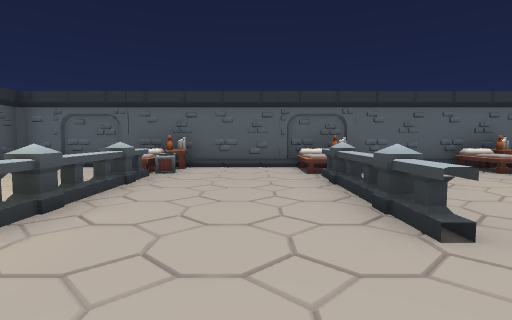
[1] (above)

24 first-person views from a walk through a 3-D level made in the Unity game engine. The camera is 1.5 m above the floor, tilts 4° down and sees 80° across. The floor is counted in squares, 2 m on a side. Each view is taken from the middle of a square. On the plan, view 1 faces up. The plan holds only what a view shows up to about 10 squares ahead; the rest is blank. The place goes on beyond the plan. The player character is not drawn. Some animated figures are left out.

[2]
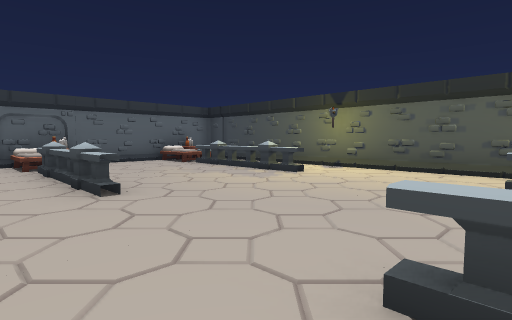

[3]
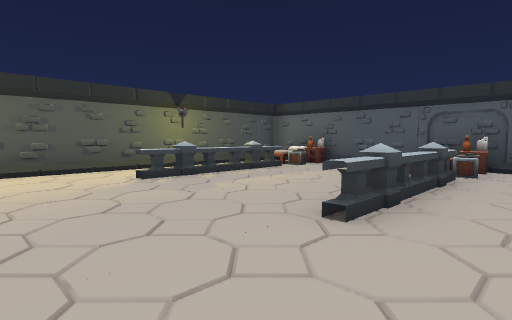

[4]
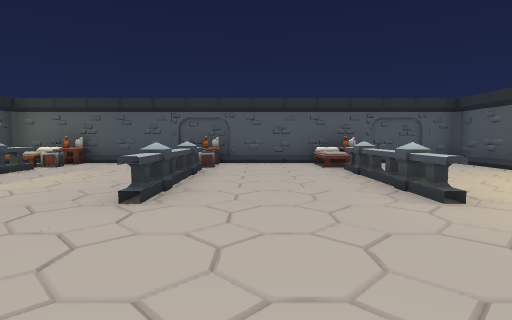

[5]
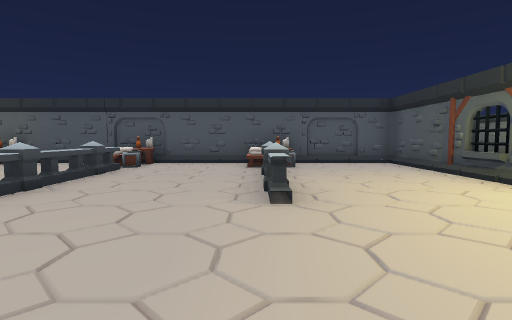

[6]
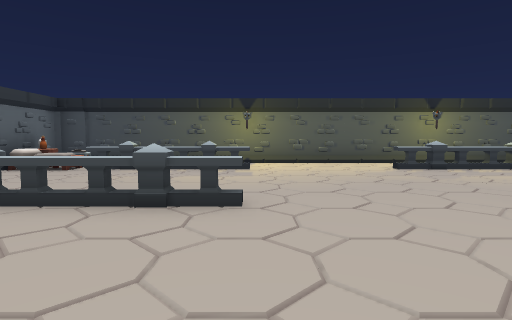

[7]
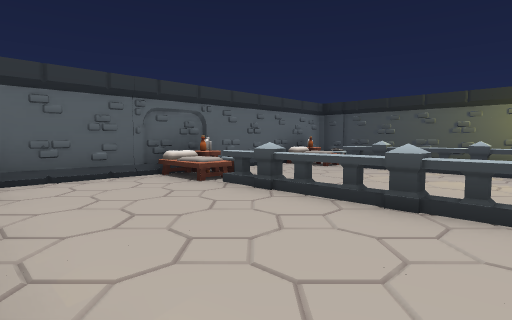

[8]
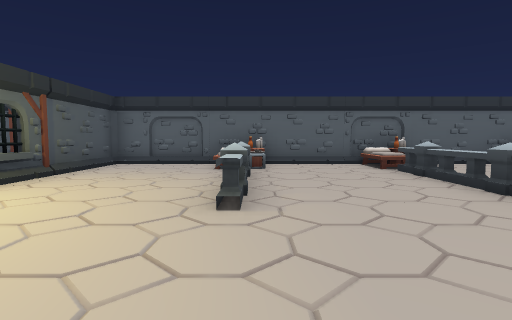

[9]
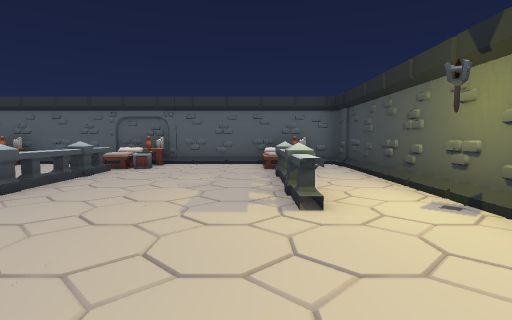

[10]
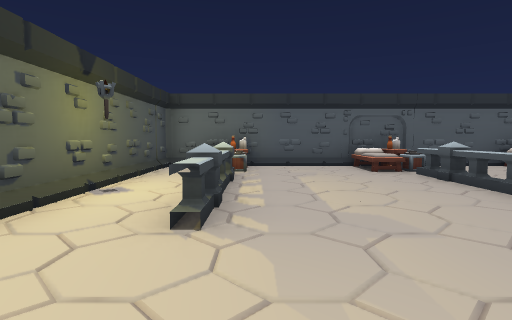

[11]
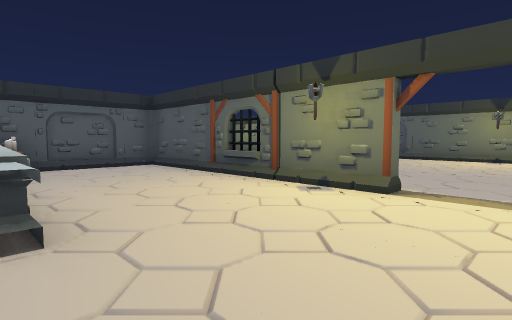

[12]
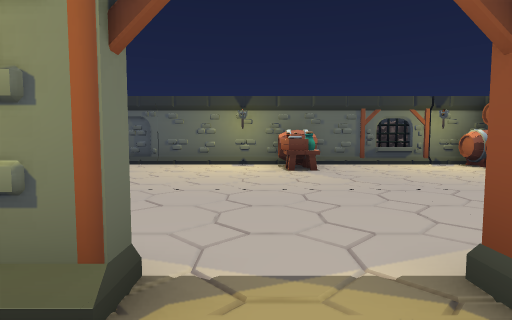

[13]
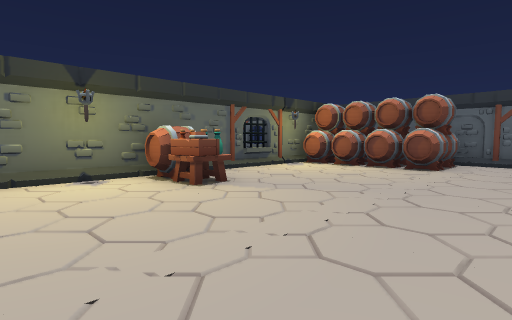

[14]
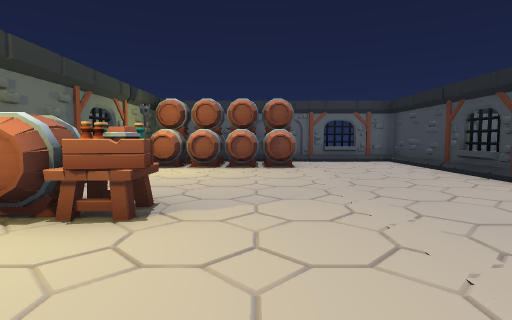

[15]
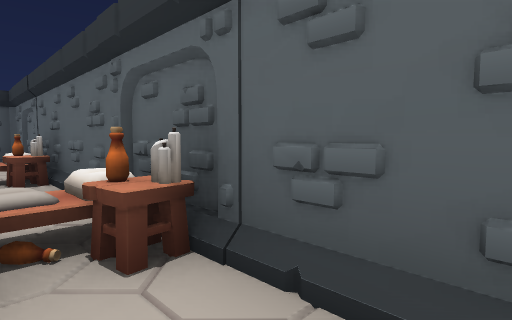

[16]
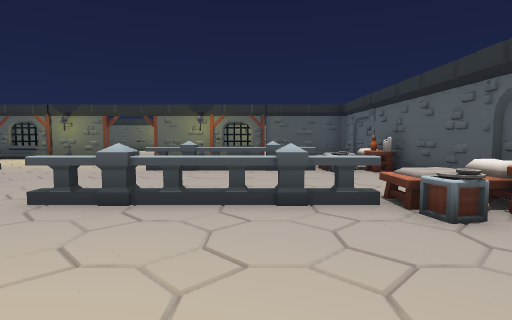

[17]
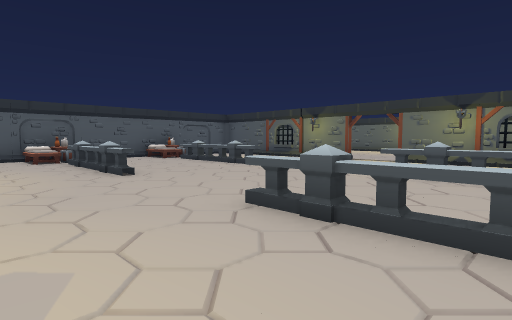

[18]
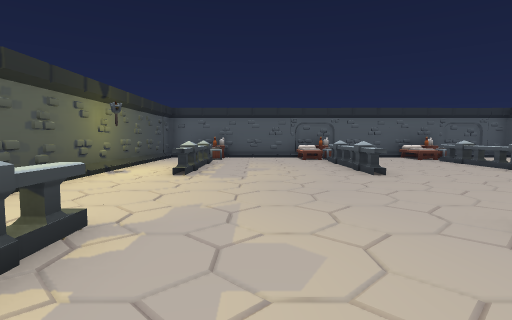

[19]
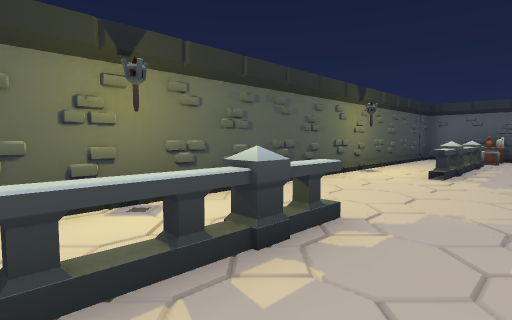

[20]
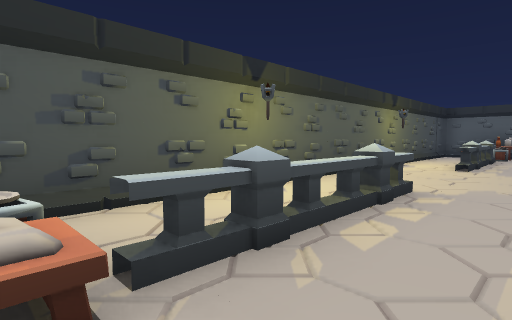

[21]
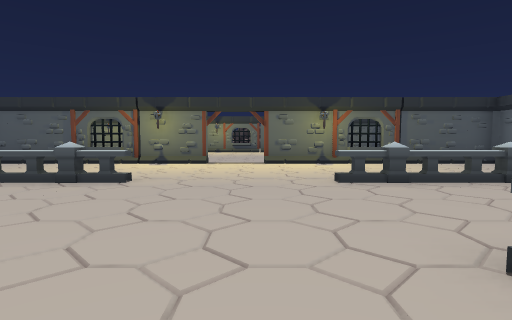

[22]
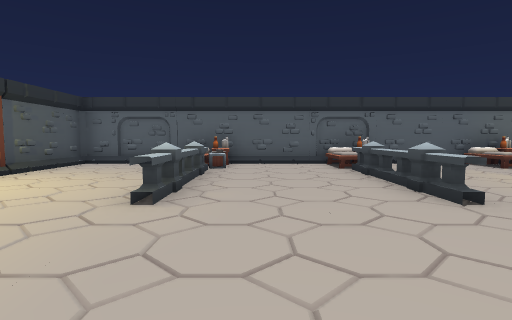

[23]
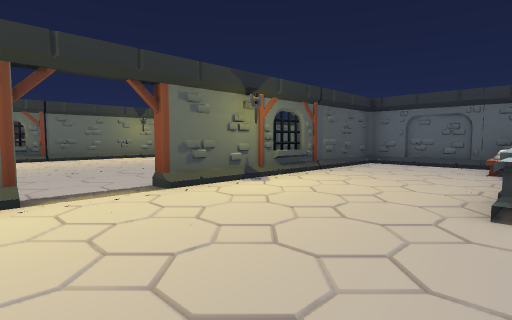

[24]
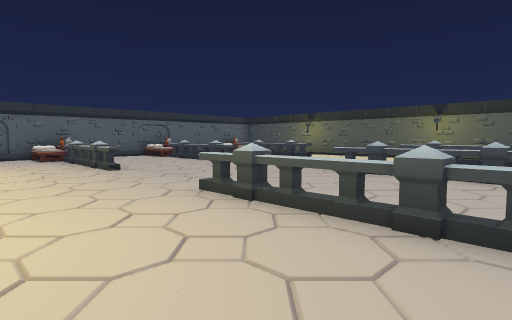

### Floor plan
Points are (right, up) in squares from view 1. A wall is a line through its corners. A room is listed if a view was taken in it or the views show most of it. See-through windows are left out.
Room 1 (views 1, 2, 3, 4, 5, 6, 7, 8, 9, 10, 11, 12)
walls: (-6.2, -0.5) (-6.2, -7.5) (7.5, -7.5) (7.5, 8.1) (-6.2, 8.1) (-6.2, 3.9); (2.5, -7.8) (1.5, -7.8); (-1.5, -7.8) (-2.4, -7.8); (-6.7, -3.4) (-6.4, -3.9); (6.8, -7.8) (5.5, -7.8)
ways out: opening at (-7, 0.5) to room 2
objects: bed (-3, -7) to (-2, -6); bed (-3, 7) to (-2, 7); other object (-2, -5) to (-2, -4); other object (-2, -3) to (-2, -2); other object (-2, 3) to (-2, 4); other object (-2, 5) to (-2, 6); bed (1, -7) to (2, -6); other object (1, -5) to (1, -4); other object (1, -3) to (1, -2); other object (1, 3) to (1, 4); other object (1, 5) to (1, 6); bed (2, -9) to (2, -8); bed (2, 7); other object (5, -5) to (6, -4); other object (5, -3) to (6, -2); bed (6, -9) to (6, -8); bed (6, -7) to (6, -6); other object (6, 3) to (6, 4); other object (6, 5) to (6, 6); bed (6, 7)
Room 2 (views 13, 14)
walls: (-14, -14.7) (-14, -15.6); (-6.5, 3.1) (-6.5, 8); (-14.2, 4.2) (-14, 3.7); (-14, 6.4) (-14, -3.9); (-7.1, 8.1) (-11.4, 8.1)
ways out: opening at (-7, 0.5) to room 1; opening at (-7, -15.5) to room 3
objects: other object (-13, 1) to (-12, 1); other object (-13, 6); other object (-13, 7); other object (-12, 6); other object (-12, 7); other object (-11, 6) to (-10, 6); other object (-11, 7) to (-10, 7)
Room 3 (views 15, 16, 17, 18, 19, 20, 21, 22, 23, 24)
walls: (1.5, -7.8) (-1.5, -7.8); (-6.2, -16.4) (-6.2, -21.5); (-2.4, -7.8) (-6.2, -7.8) (-6.2, -14.7); (5.5, -7.8) (2.5, -7.8); (7.5, -21.5) (7.5, -9.2)
ways out: opening at (-7, -15.5) to room 2
objects: bed (-3, -9) to (-2, -8); other object (-2, -21) to (-2, -20); other object (-2, -19) to (-2, -18); other object (-2, -13) to (-2, -12); other object (-2, -11) to (-2, -10); other object (1, -21) to (1, -20); other object (1, -19) to (1, -18); other object (1, -13) to (1, -12); other object (1, -11) to (1, -10); other object (5, -13) to (6, -12); other object (5, -11) to (6, -10); other object (6, -21) to (6, -20); other object (6, -19) to (6, -18)

Where each view was taken, in squares from view 1:
view 1: 0 up, 0 right, facing up
view 2: 2 down, 0 right, facing up-right
view 3: 1 up, 0 right, facing down-right
view 4: 2 up, 0 right, facing down
view 5: 2 up, 2 left, facing down
view 6: 2 up, 2 left, facing right
view 7: 2 up, 2 left, facing up-right
view 8: 1 down, 2 left, facing up
view 9: 1 down, 5 right, facing up
view 10: 1 up, 5 right, facing down
view 11: 1 up, 2 left, facing down-left
view 12: 0 up, 5 left, facing left
view 13: 2 down, 8 left, facing up-left
view 14: 2 down, 11 left, facing up
view 15: 9 down, 4 right, facing up-left
view 16: 11 down, 5 right, facing left
view 17: 11 down, 4 right, facing down-left
view 18: 11 down, 4 right, facing down
view 19: 11 down, 4 right, facing down-right
view 20: 9 down, 4 right, facing down-right
view 21: 15 down, 3 right, facing left
view 22: 17 down, 1 left, facing up
view 23: 17 down, 2 left, facing up-left
view 24: 21 down, 5 left, facing up-right
